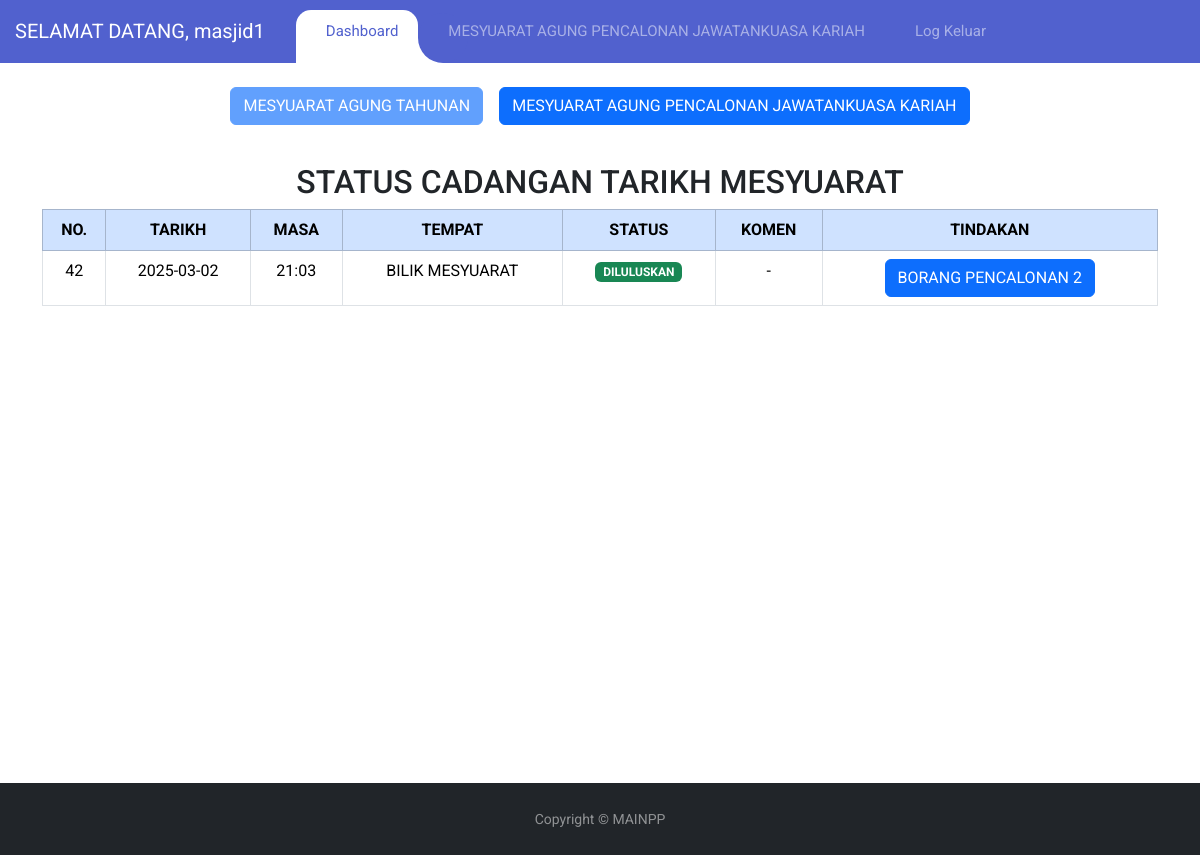
Page /backend/mainpage.php (signed in) on the committed database.
### tables this page shows
CREATE TABLE `booking` (
  `booking_id` int(8) NOT NULL,
  `user_id` int(8) NOT NULL,
  `date` date NOT NULL,
  `time` time NOT NULL,
  `place` varchar(50) NOT NULL,
  `nama_cadangan1` varchar(255) NOT NULL,
  `ic_cadangan1` varchar(20) NOT NULL,
  `phone_cadangan1` varchar(20) NOT NULL,
  `email_cadangan1` varchar(255) DEFAULT NULL,
  `nama_cadangan2` varchar(255) NOT NULL,
  `ic_cadangan2` varchar(20) NOT NULL,
  `phone_cadangan2` varchar(20) NOT NULL,
  `email_cadangan2` varchar(255) DEFAULT NULL,
  `status_code` int(1) NOT NULL,
  `tindakan_code` int(11) NOT NULL,
  `comment` varchar(100) NOT NULL,
  `reg_date` datetime(6) NOT NULL DEFAULT current_timestamp(6),
  `edit_date` timestamp(6) NOT NULL DEFAULT current_timestamp(6) ON UPDATE current_timestamp(6),
  `masjid_id` int(11) DEFAULT NULL
);

### backend/mainpage.php (the view, shortened to what this page needs)
<?php
require '../backend/connection.php';
try {
    $stmt = $conn->prepare("SELECT * FROM booking WHERE user_id = :user_id");
    $stmt->bindParam(':user_id', $_SESSION['user_id']);
    $stmt->execute();
    $bookings = $stmt->fetchAll(PDO::FETCH_ASSOC);
} catch (PDOException $e) {
    die("Error: " . $e->getMessage());
}
?>
<!DOCTYPE html>
<html lang="en">
<head>
</head>
<body>
<?php require '../include/header.php'; ?>
<div class="d-flex justify-content-center flex-wrap gap-3 text-center mt-4 mb-4">
    <button type="button" class="btn btn-primary mb-2" disabled>MESYUARAT AGUNG TAHUNAN</button>
    <a href="choosedate.php" class="mb-2">
        <button type="button" class="btn btn-primary">MESYUARAT AGUNG PENCALONAN JAWATANKUASA KARIAH</button>
    </a>
</div>
    <h2 style="text-align: center; margin-top: 30px;">STATUS CADANGAN TARIKH MESYUARAT</h2>
    <div class="table-responsive">
        <table class="table table-bordered text-center">
            <thead class="table-primary text-white">
        <tr>
            <th>NO.</th>
            <th>TARIKH</th>
            <th>MASA</th>
            <th>TEMPAT</th>
            <th>STATUS</th>
            <th>KOMEN</th>
            <th>TINDAKAN</th>
    </thead>
        <?php if (empty($bookings)): ?>
            <tr><td colspan="7">TIADA TEMPAHAN DIJUMPAI.</td></tr>
        <?php else: ?>
            <?php foreach ($bookings as $booking): ?>
                <tr>
                    <td><?php echo htmlspecialchars($booking['booking_id']); ?></td>
                    <td><?php echo htmlspecialchars($booking['date']); ?></td>
                    <td><?php echo date('H:i', strtotime($booking['time'])); ?></td>
                    <td><?php echo htmlspecialchars($booking['place']); ?></td>
                    <td>
                        <?php
                        if ($booking['status_code'] == 0) {
                            echo '<span class="badge bg-warning">MENUNGGU KELULUSAN</span>';
                        } elseif ($booking['status_code'] == 1) {
                            echo '<span class="badge bg-success">DILULUSKAN</span>';
                        } elseif ($booking['status_code'] == 2) {
                            echo '<span class="badge bg-danger">DITOLAK</span>';
                        } else {
                            echo '<span class="badge bg-primary">DIKEMASKINI</span>';
                        }
                        ?>
                    </td>
                    <td><?php echo !empty($booking['comment']) ? htmlspecialchars($booking['comment']) : '-'; ?></td>
                    <td>
                        <?php if ($booking['tindakan_code'] == 1): ?>
                            <a href="../backend/form1_masjid.php?booking_id=<?php echo $booking['booking_id']; ?>" class="mb-2 ml-2">
                                <button type="button" class="btn btn-primary">BORANG PENCALONAN 1</button>
                            </a>
                            <?php elseif ($booking['tindakan_code'] == 2): ?>
                                <a href="../backend/form2_masjid.php">
                                    <button type="button" class="btn btn-primary">BORANG PENCALONAN 2</button>
                                </a>
                        <?php endif; ?>
                    </td>
                </tr>
            <?php endforeach; ?>
        <?php endif; ?>
    </table>
    <?php require '../include/footer.php'; ?>
</body>
</html>

### include/header.php (shortened to what this page needs)
<link href="https://cdn.jsdelivr.net/npm/bootstrap@5.3.3/dist/css/bootstrap.min.css" rel="stylesheet">
<?php if($_SESSION['ulevel'] == "1"){ ?>
<nav class="navbar navbar-expand-custom navbar-mainbg">
    <a class="navbar-brand navbar-logo" href="#">SELAMAT DATANG, <?php echo htmlspecialchars($_SESSION['username']); ?></a>
    <div class="collapse navbar-collapse" id="navbarSupportedContent">
        <ul class="navbar-nav ml-auto">
            <div class="hori-selector"><div class="left"></div><div class="right"></div></div>
            <li class="nav-item <?php if(str_contains($_SERVER['REQUEST_URI'], 'mainpage.php')){ echo 'active';} ?>">
                <a class="nav-link" href="../backend/mainpage.php"><i class="fas fa-tachometer-alt"></i>Dashboard</a>
            </li>
            <li class="nav-item <?php if(str_contains($_SERVER['REQUEST_URI'], 'choosedate.php')){ echo 'active';} ?>">
                <a class="nav-link" href="choosedate.php"><i class="far fa-address-book"></i>MESYUARAT AGUNG PENCALONAN JAWATANKUASA KARIAH</a>
            </li>
            <li class="nav-item">
                <a class="nav-link" href="../backend/logout.php"><i class="far fa-copy"></i>Log Keluar</a>
            </li>
        </ul>
    </div>
</nav>
<?php } ?>
<div class="container" style="min-height:90vh; display:flex; flex-direction:column;
        justify-content:space-between;">
<main>

### include/footer.php (shortened to what this page needs)
</div>
</main>
</div>
</body>
<footer id="sticky-footer" class="flex-shrink-0 py-4 bg-dark text-white-50">
<div class="container text-center">
  <small>Copyright &copy; MAINPP</small>
</div>
</footer>

### include/header.php (style rules this page uses)
body { font-family: 'Roboto', sans-serif; }
* { margin: 0; padding: 0; }
.navbar-logo { padding: 15px; color: #fff; }
.navbar-mainbg { background-color: #5161ce; padding: 0px; }
#navbarSupportedContent { overflow: hidden; position: relative; }
#navbarSupportedContent ul { padding: 0px; margin: 0px; }
#navbarSupportedContent li { list-style-type: none; float: left; }
#navbarSupportedContent ul li a { color: rgba(255,255,255,0.5); text-decoration: none; font-size: 15px; display: block; padding: 20px 20px; transition-duration:0.6s; transition-timing-function: cubic-bezier(0.68, -0.55, 0.265, 1.55); position: relative; }
#navbarSupportedContent>ul>li.active>a { color: #5161ce; background-color: transparent; transition: all 0.7s; }
.hori-selector { display:inline-block; position:absolute; height: 100%; top: 0px; left: 0px; transition-duration:0.6s; transition-timing-function: cubic-bezier(0.68, -0.55, 0.265, 1.55); background-color: #fff; border-top-left-radius: 15px; border-top-right-radius: 15px; margin-top: 10px; }
.hori-selector .right, .hori-selector .left { position: absolute; width: 25px; height: 25px; background-color: #fff; bottom: 10px; }
.hori-selector .right { right: -25px; }
.hori-selector .right:before, .hori-selector .left:before { content: ''; position: absolute; width: 50px; height: 50px; border-radius: 50%; background-color: #5161ce; }
.hori-selector .right:before { bottom: 0; right: -25px; }
@media (min-width: 992px) { .navbar-expand-custom { -ms-flex-flow: row nowrap; flex-flow: row nowrap; -ms-flex-pack: start; justify-content: flex-start; } }
@media (min-width: 992px) { .navbar-expand-custom .navbar-nav { -ms-flex-direction: row; flex-direction: row; } }
@media (min-width: 992px) { .navbar-expand-custom .navbar-collapse { display: -ms-flexbox!important; display: flex!important; -ms-flex-preferred-size: auto; flex-basis: auto; } }

### rows in the picture
booking: booking_id "42", date "2025-03-02", time "21:03", place "BILIK MESYUARAT", status_code "DILULUSKAN", tindakan_code "BORANG PENCALONAN 2"

### other values in the picture
$_SESSION['username'] "masjid1"
